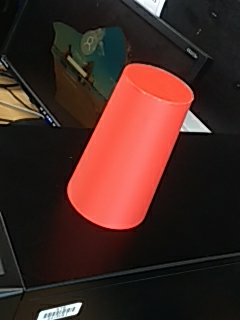
//> input picture code/Unused/cv/cup-test-1.png, 240 x 320 px
$ ./main   (built with g++ and OpenCV 4)
//> lines starting //> are read from the running program, lines starting //| are printed output that depends on the picture
//> further down, img is the input picture: 320 rows x 240 cols, CV_8UC3; mean B, G, R 34.8, 40.1, 68

#include "opencv2/core.hpp"
#include "opencv2/highgui.hpp"
#include "opencv2/imgcodecs.hpp"
#include "opencv2/imgproc.hpp"
#include <string>
#include <iostream>
#include <vector>
#include "Ellipse.h"
#include "buoyshape.h"
using namespace cv;

void findRedEdges(const Mat& img,Mat& outputImg,std::vector<Point2i>& points){
    Mat mask(3,10,CV_8SC3);

    char* maskPtr1 = mask.ptr<char>(0);
    char* maskPtr2 = mask.ptr<char>(1);
    char* maskPtr3 = mask.ptr<char>(2);
    for(int i=0;i<28;i+=3){maskPtr1[i+2]=-6;maskPtr1[i+1]=0;maskPtr1[i]=0;}
    for(int i=0;i<28;i+=3){maskPtr2[i+2]=0;maskPtr2[i+1]=0;maskPtr2[i]=0;}
    for(int i=0;i<28;i+=3){maskPtr3[i+2]=6;maskPtr3[i+1]=-1;maskPtr3[i]=-4;}

    if(img.empty()) throw 1;

    //std::cout<<mask<<"\n";
    std::vector<Point2i> points1;

    for(int row=1;row<img.rows-2;++row){
        const unsigned char* p1 = img.ptr<unsigned char>(row-1);
        const unsigned char* p2 = img.ptr<unsigned char>(row);
        const unsigned char* p3 = img.ptr<unsigned char>(row+1);
        unsigned char* outPtr = outputImg.ptr<unsigned char>(row);
        for(int col=5*3;col<img.cols*3-15;col+=3){
            int tmp=0;
            for(int x=-15;x<15;++x){
                tmp += p1[col+x]*maskPtr1[x+15]+p2[col+x]*maskPtr2[x+15]+p3[col+x]*maskPtr3[x+15];
            }
            if(tmp>0) std::cout<<tmp<<"\n";
            if(tmp>300){
                Point2i p(col/3,row);
                points1.push_back(p);
            }
            if(tmp<=0) outPtr[col] = 0;
            else if(tmp<=300) outPtr[col] = 0;//tmp;
            else outPtr[col] = 255;
            //outPtr[col] = p2[col+2];
            outPtr[col+1] = outPtr[col];
            outPtr[col+2] = outPtr[col];
        }
    }
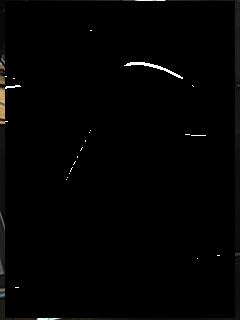
//> outputImg: 320 rows x 240 cols, CV_8UC3; mean B, G, R 2.4, 2.6, 2.7
//> after the loop, points1 = 267 Points (x, y), first 12: [90, 30], [91, 30], [130, 62], [131, 62], [132, 62], [133, 62], [134, 62], [135, 62], [136, 62], [137, 62], [138, 62], [139, 62]
    std::vector<Point2i> tmpPoints;
    for(Point2i point:points1){
        bool tooClose = false;
        if(!tmpPoints.empty()){
            if(abs(point.x-tmpPoints[0].x)>30 || point.y!=tmpPoints[0].y){
            std::cout<<"Point: "<<tmpPoints[tmpPoints.size()/2]<<"\n";
                points.push_back(tmpPoints[tmpPoints.size()/2]);
                tmpPoints.clear();
            }
        }
        for(Point2i p:points){
            if(norm(point-p)<31) tooClose=true;
        }
        if(!tooClose){
        std::cout<<"Temp Point: "<<point<<"\n";
            tmpPoints.push_back(point);
        }
    }
//> this loop made 267 passes
//| Temp Point: [90, 30]
//| Temp Point: [91, 30]
//| Point: [91, 30]
//| Temp Point: [130, 62]
//| Temp Point: [131, 62]
//| Temp Point: [132, 62]
//| Temp Point: [133, 62]
//| Temp Point: [134, 62]
//| Temp Point: [135, 62]
//> (output is shown up to pass 8 of 267)
//> after the loop, tmpPoints = 4 Points (x, y): [15, 287], [16, 287], [17, 287], [18, 287]
}
/*
bool matchElipse(const Mat& img,Mat& outImg,std::vector<Point2i>& tops){

}
*/
inline int findRedness(const unsigned char* pix){
    //std::cout<<"BGR: "<<(int)pix[0]<<","<<(int)pix[1]<<","<<(int)pix[2];
    return 2*pix[2]-pix[0]-pix[1];//(400*pix[2]-100*pix[1]-200*pix[0])/(pix[2]+pix[1]+pix[0]+20);
}
int main(){
    std::string file = "cup-test-1.png";
    while(1){
        Mat img = imread(file,IMREAD_COLOR);
        Mat outputImg = img.clone();

        std::vector<Point2i> points;
        findRedEdges(img,outputImg,points);
//> points = 9 Points (x, y): [91, 30], [137, 62], [168, 70], [6, 76], [6, 121], [90, 130], [187, 134], [75, 161], [218, 255]

        for(Point2i point:points){
//> (the run ends here: the program needs code that is not available in this run, at `BuoyShape buoy;`)

$ run again, with code/Unused/cv/cup-test-2.png copied over code/Unused/cv/cup-test-1.png
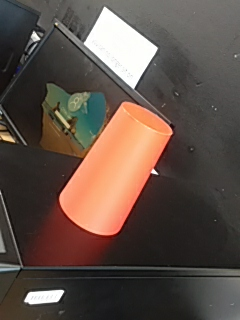
//> input picture code/Unused/cv/cup-test-2.png, 240 x 320 px
//> img is the input picture: 320 rows x 240 cols, CV_8UC3; mean B, G, R 70.9, 79.3, 94.3
//> after the loop in findRedEdges, `for(int row=1;row<img.rows-2;++row)`:
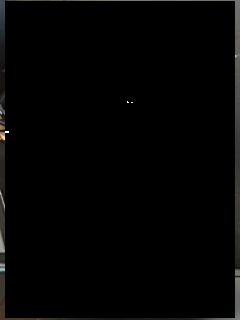
//> outputImg: 320 rows x 240 cols, CV_8UC3; mean B, G, R 3.3, 3.5, 3.6
//> after the loop in findRedEdges, `for(int row=1;row<img.rows-2;++row)`: points1 = 13 Points (x, y), first 12: [127, 101], [127, 102], [128, 102], [131, 102], [132, 102], [5, 131], [6, 131], [7, 131], [8, 131], [5, 132], [6, 132], [7, 132]
//> the loop in findRedEdges, `for(Point2i point:points1)` made 13 passes
//> (printed output is left out)
//> points = 2 Points (x, y): [127, 101], [7, 131]

$ run again, with code/Unused/cv/cup-test-3.png copied over code/Unused/cv/cup-test-1.png
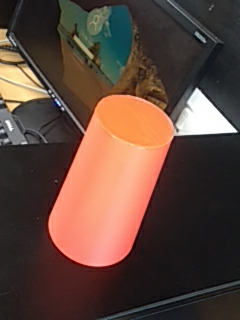
//> input picture code/Unused/cv/cup-test-3.png, 240 x 320 px
//> img is the input picture: 320 rows x 240 cols, CV_8UC3; mean B, G, R 59.9, 70.1, 94.6
//> after the loop in findRedEdges, `for(int row=1;row<img.rows-2;++row)`:
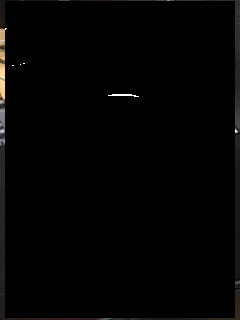
//> outputImg: 320 rows x 240 cols, CV_8UC3; mean B, G, R 2.7, 2.9, 3.1
//> after the loop in findRedEdges, `for(int row=1;row<img.rows-2;++row)`: points1 = 61 Points (x, y), first 12: [5, 28], [6, 28], [5, 29], [23, 63], [24, 63], [20, 64], [12, 65], [13, 65], [112, 94], [113, 94], [114, 94], [115, 94]
//> the loop in findRedEdges, `for(Point2i point:points1)` made 61 passes
//> (printed output is left out)
//> points = 3 Points (x, y): [6, 28], [24, 63], [122, 94]

$ run again, with code/Unused/cv/cup-test-4.png copied over code/Unused/cv/cup-test-1.png
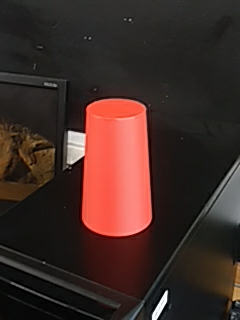
//> input picture code/Unused/cv/cup-test-4.png, 240 x 320 px
//> img is the input picture: 320 rows x 240 cols, CV_8UC3; mean B, G, R 38.5, 43.3, 64.4
//> after the loop in findRedEdges, `for(int row=1;row<img.rows-2;++row)`:
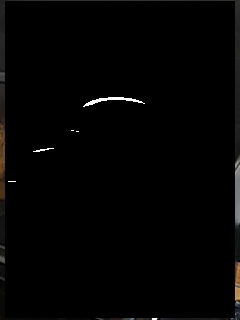
//> outputImg: 320 rows x 240 cols, CV_8UC3; mean B, G, R 2.8, 3.1, 3.3
//> after the loop in findRedEdges, `for(int row=1;row<img.rows-2;++row)`: points1 = 224 Points (x, y), first 12: [108, 97], [109, 97], [110, 97], [111, 97], [112, 97], [113, 97], [114, 97], [115, 97], [116, 97], [117, 97], [118, 97], [119, 97]
//> the loop in findRedEdges, `for(Point2i point:points1)` made 224 passes
//> (printed output is left out)
//> points = 3 Points (x, y): [116, 97], [85, 104], [50, 148]
